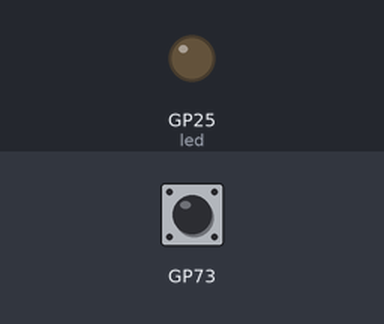
Bench run of a program on a simulated Raspberry Pi Pico running MicroPython. Shown: output pins drawn as LEDs (lit = HIGH). Random numbers come from a fixed seed; what the program prints to the serial console is not drawn.

Above: at 0.1 s.
At 2.6 s:
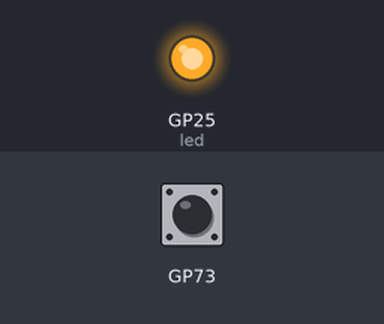
Timing chart, 0 to 4.1 s (numbered marks = the images above):
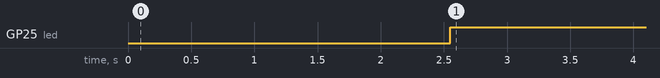

Measured:
- by itself, GP25 (led): LOW → HIGH at 2.6 s

The program:

s09_reaction_game.py
```python
# Reaction-time game with the LED and the BOOTSEL button
import rp2
from machine import Pin
import time
import random

led = Pin("LED", Pin.OUT)
led.off()
print("Press BOOTSEL as soon as the LED lights up!")

wait_ms = random.randint(2000, 5000)    # random wait: 2 to 5 s
start_wait = time.ticks_ms()
too_early = False
while time.ticks_diff(time.ticks_ms(), start_wait) < wait_ms:
    if rp2.bootsel_button() == 1:       # pressed during the wait?
        too_early = True

if too_early:
    print("Too early! Run the program again.")
else:
    led.on()
    start = time.ticks_ms()
    while rp2.bootsel_button() == 0:    # wait for the press
        pass
    reaction = time.ticks_diff(time.ticks_ms(), start)
    led.off()
    print("Your reaction time:", reaction, "ms")
```
